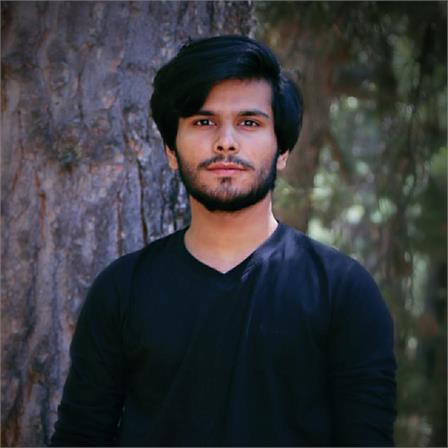
#> input picture Lecture/Saad.png, 448 x 448 px
$ python Lecture10.py   (older library calls are emulated)
#> lines starting #> are read from the running program, lines starting #| are printed output that depends on the picture
# -*- coding: utf-8 -*-
"""
Created on Wed Mar 24 15:02:34 2021

@author: Saad  Ishtiaq
"""

import cv2
import numpy as np
import matplotlib.pyplot as plt


#Gaussian Noise


img=cv2.imread('Saad.png',0)
#> img: shape (448, 448); min 0, max 245, mean 58.9

#Generate Gaussian Noise
gauss_noise= np.random.normal(0,1,img.shape)
#Changed float to int
gauss_noise= gauss_noise.astype('uint8')
# img= img.astype("float64")
plt.imshow(img,cmap="gray")
plt.show()
plt.close()


noise_img=cv2.add(img,gauss_noise)
# Histogram BeforeNoice
plt.hist(img.ravel(),bins=100)
plt.show()
#> figure, not shown here; tallest bar 46756 high, from x = 19.6 to 22.05
plt.close()

# Histogram afterNoice
plt.hist(noise_img.ravel(),bins=100)
plt.show()
#> figure, not shown here; tallest bar 38251 high, from x = 20.4 to 22.95
plt.close()

plt.imshow(noise_img,cmap='gray')
plt.show()
plt.close()


#Salt and Pepper Noise

import random
impulseNoise= np.zeros(img.shape,dtype=np.uint8)
r,c=img.shape
#> r = 448; c = 448

prob=0.08
thresh=1-prob

for i in range(r):
    for j in range(c):
        rand=random.random()
        if rand<prob :
            impulseNoise[i][j]=0
        elif rand>thresh:
            impulseNoise[i][j]=255
        else:
            impulseNoise[i][j]=img[i][j]


# Histogram BeforeNoice
plt.hist(img.ravel(),bins=100)
plt.show()
plt.close()
#Histogram
plt.hist(impulseNoise.ravel(),bins=100)
plt.show()
#> figure, not shown here; tallest bar 39165 high, from x = 20.4 to 22.95
plt.close()


plt.imshow(impulseNoise,cmap='gray')
plt.show()
plt.close()


# MedianFiltering  Built-in Function
medianImage=cv2.medianBlur(impulseNoise,3)
plt.imshow(medianImage,cmap='gray')
plt.show()
plt.close()


# UsamaAnotherTry of Median Filter------Successful
kerelArray=np.zeros((9),dtype=np.float)
rows,columns=impulseNoise.shape
#> rows = 448; columns = 448
new_img=np.zeros((rows+2,columns+2),dtype=np.uint8)
for j in range(columns+1):
    new_img[0][j]=0
    new_img[rows+1][j]=0
#> new_img: shape (450, 450); every value is 0

for i in range(rows+1):
    new_img[i][0]=0
    new_img[i][columns+1]=0

for i in range(rows):
    for j in range(columns):
        new_img[i+1][j+1]=impulseNoise[i][j]
        kerelArray[0]=new_img[i-1][j-1]
        kerelArray[1]=new_img[i-1][j]
        kerelArray[2]=new_img[i-1][j+1]
        kerelArray[3]=new_img[i][j-1]
        kerelArray[4]=new_img[i][j]
        kerelArray[5]=new_img[i][j+1]
        kerelArray[6]=new_img[i+1][j-1]
        kerelArray[7]=new_img[i+1][j]
        kerelArray[8]=new_img[i+1][j+1]
        kerelArray=np.sort(kerelArray)
        new_img[i][j]=kerelArray[4]
#> after the loop, kerelArray = [0, 0, 21, 21, 21, 21, 59, 64, 78]
plt.imshow(new_img,cmap="gray")
plt.show()
plt.close()


# Weighted Average filter
kerelArray=np.zeros((3,3),dtype=np.float)
kerelArray[0][0]=1
kerelArray[0][1]=2
kerelArray[0][2]=1
kerelArray[1][0]=2
kerelArray[1][1]=4
kerelArray[1][2]=2
kerelArray[2][0]=1
kerelArray[2][1]=2
kerelArray[2][2]=1

rows,columns=impulseNoise.shape
new_img=np.zeros((rows,columns),dtype=np.float)
for i in range(1,rows-1):
    for j in range(1,columns-1):
        new_img[i][j]=(1/16)*(kerelArray[0][0]*impulseNoise[i-1][j-1]+kerelArray[0][1]*impulseNoise[i-1][j]+kerelArray[0][2]*impulseNoise[i-1][j+1]+kerelArray[1][0]*impulseNoise[i][j-1]+kerelArray[1][1]*impulseNoise[i][j]+kerelArray[1][2]*impulseNoise[i][j+1]+kerelArray[2][0]*impulseNoise[i+1][j-1]+kerelArray[2][1]*impulseNoise[i+1][j]+kerelArray[2][2]*impulseNoise[i+1][j+1])
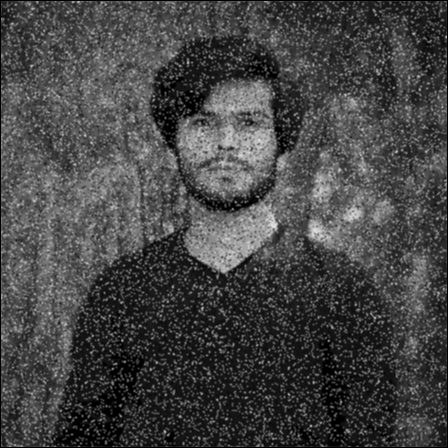
#> new_img: shape (448, 448) float64; min 0, max 229.1, mean 69.2
plt.imshow(new_img,cmap="gray")
plt.show()
plt.close()


# Usama Average filter
kerelArray=np.zeros((3,3),dtype=np.float)
kerelArray[0][0]=1
kerelArray[0][1]=1
kerelArray[0][2]=1
kerelArray[1][0]=1
kerelArray[1][1]=1
kerelArray[1][2]=1
kerelArray[2][0]=1
kerelArray[2][1]=1
kerelArray[2][2]=1

rows,columns=impulseNoise.shape
new_img=np.zeros((rows,columns),dtype=np.float)
for i in range(1,rows-1):
    for j in range(1,columns-1):
        new_img[i][j]=(1/9)*(kerelArray[0][0]*impulseNoise[i-1][j-1]+kerelArray[0][1]*impulseNoise[i-1][j]+kerelArray[0][2]*impulseNoise[i-1][j+1]+kerelArray[1][0]*impulseNoise[i][j-1]+kerelArray[1][1]*impulseNoise[i][j]+kerelArray[1][2]*impulseNoise[i][j+1]+kerelArray[2][0]*impulseNoise[i+1][j-1]+kerelArray[2][1]*impulseNoise[i+1][j]+kerelArray[2][2]*impulseNoise[i+1][j+1])
plt.imshow(new_img,cmap="gray")
plt.show()
plt.close()


# Gaussian Filter
import cv2 as cv
import numpy as np
import matplotlib.pyplot as plt


im=cv.imread('Saad.png',0)
# Image Reading
plt.imshow(im,cmap="gray")
plt.show()
plt.close()
kerelArray=np.zeros((3,3),dtype=np.float)
# Sigma Value
sigma=1
# To Calculate Values
sum=0
for i in range(-1,2):
    for j in range(-1,2):
        kerelArray[i+1][j+1]=(1/(2*3.14*pow(sigma,2)))*(pow(2.718,((-(pow(i,2)+pow(j,2)))/(2*pow(sigma,2)))))
        sum=sum+kerelArray[i+1][j+1]
#> after the loop, sum = 0.78
rows,columns=im.shape
new_img=np.zeros((rows,columns),dtype=np.float)
for i in range(1,rows-1):
    for j in range(1,columns-1):
        new_img[i][j]=(1/sum)*(kerelArray[0][0]*im[i-1][j-1]+kerelArray[0][1]*im[i-1][j]+kerelArray[0][2]*im[i-1][j+1]+kerelArray[1][0]*im[i][j-1]+kerelArray[1][1]*im[i][j]+kerelArray[1][2]*im[i][j+1]+kerelArray[2][0]*im[i+1][j-1]+kerelArray[2][1]*im[i+1][j]+kerelArray[2][2]*im[i+1][j+1])
plt.imshow(new_img,cmap="gray")
plt.show()
plt.close()


# Generate Poisson Noise
import numpy as np
import random
import cv2
import matplotlib.pyplot as plt
img = cv2.imread('original.png',0)
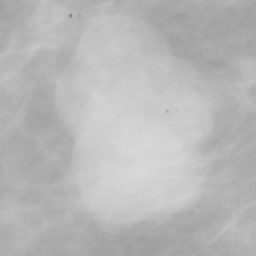
#> input picture Lecture/original.png, 128 x 128 px (shown 2 times larger)
#> img is the input picture: shape (128, 128); min 134, max 217, mean 183.9

noisy_img = np.zeros(img.shape,np.uint8)

# 10=value of lembda, img.shape=size
poisson_noise=np.random.poisson(10,img.shape)

# To make both compatible
poisson_noise=poisson_noise.astype(np.uint8)
noisy_img = img + poisson_noise


plt.imshow(img,cmap="gray")
plt.show()
plt.close()


plt.imshow(noisy_img,cmap="gray")
plt.show()
plt.close()


# Generate Speckle Noise
import numpy as np
import random
import cv2
import matplotlib.pyplot as plt

img = cv2.imread('original.png',0)
r,c = img.shape
#> r = 128; c = 128
speckle_noise = np.random.normal(0,1,img.shape)
speckle_img =  img + img * speckle_noise

# To add a percentage of speckle noise
# speckle_img =  img + img *(.1* speckle_noise)


speckle_img = speckle_img.astype(np.uint8)
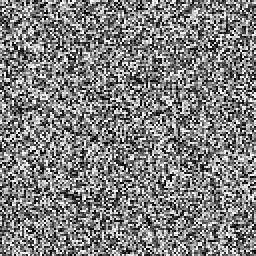
#> speckle_img: shape (128, 128) (shown 2 times larger); min 0, max 255, mean 127.3


plt.imshow(img,cmap="gray")
plt.show()
plt.close()

plt.imshow(speckle_img,cmap="gray")
plt.show()
plt.close()


import numpy as np
import cv2
from matplotlib import pyplot as plt
from skimage.util import random_noise


img = cv2.imread('original.png',0)
gauss = random_noise(img, mode='gaussian')
salt_pepper = random_noise(img, mode='s&p')
poisson =random_noise(img,mode='poisson')
speckle=random_noise(img,mode='speckle')


plt.subplot(231), plt.axis('off'), plt.imshow(img), plt.title('Origin')
plt.subplot(232), plt.axis('off'), plt.imshow(gauss), plt.title('Gaussian')
plt.subplot(233), plt.axis('off'), plt.imshow(salt_pepper), plt.title('Salt & Pepper')
plt.subplot(234), plt.axis('off'), plt.imshow(poisson), plt.title('poisson')
plt.subplot(235), plt.axis('off'), plt.imshow(speckle), plt.title('speckle')

# [19 lines of commented-out code are left out]


plt.show();
plt.close()


#HistogramEqualization-----looks like contrast streching but different

import cv2
import numpy as np
import matplotlib.pyplot as plt
img=cv2.imread('original.png',0)
#Generate Gaussian Noise


# Histogram Before
plt.imshow(img,cmap="gray")
plt.show()
plt.close()

plt.hist(img.ravel(),bins=100)
plt.show()
#> figure, not shown here; tallest bar 597 high, from x = 174.7 to 175.5
plt.close()

new_Image=cv2.equalizeHist(img)
# Histogram after
plt.hist(new_Image.ravel(),bins=100)
plt.show()
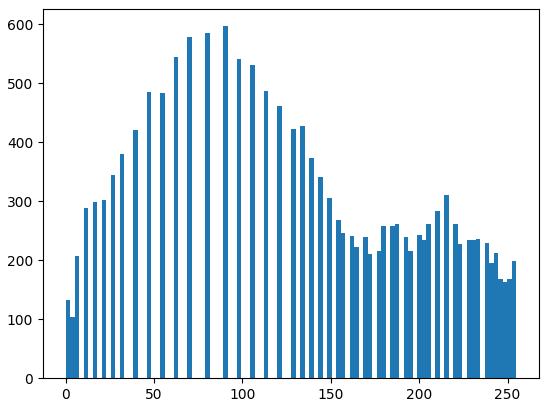
#> figure drawn by matplotlib, 1 panel; tallest bar 597 high, from x = 89.25 to 91.8
plt.close()
plt.imshow(new_Image,cmap='gray')
plt.show()
plt.close()


# Ma'am Method of Contrast streching
import numpy as np
import random
import cv2
import matplotlib.pyplot as plt

img = cv2.imread('original.png',0)
r,c=img.shape
i=0
j=0

MP=255
a= img.min()
#> a = 134
b= img.max()
#> b = 217
R=b-a
#> R = 83

new_im=np.zeros((r,c),dtype=np.float)
for i in range(r):
    for j in range(c):
         new_im[i][j]=((img[i][j]-a)/R)*MP
         new_im[i][j]= round(new_im[i][j])
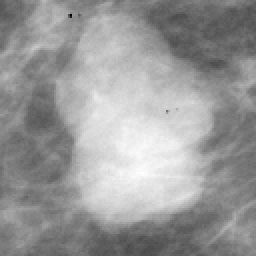
#> new_im: shape (128, 128) float64 (shown 2 times larger); min 0, max 255, mean 153.2


plt.imshow(img,cmap="gray")
plt.show()
plt.close()
# Histogram Before
plt.hist(img.ravel(),bins=100)
plt.show()
plt.close()

plt.imshow(new_im,cmap="gray")
plt.show()
plt.close()
# Histogram After
plt.hist(new_im.ravel(),bins=100)
plt.show()
#> figure, not shown here; tallest bar 597 high, from x = 124.9 to 127.5
plt.close()


# Ma'am Method of Contrast/Image Enhancement
import numpy as np
import random
import cv2
import matplotlib.pyplot as plt

img = cv2.imread('original.png',0)
r,c=img.shape
i=0
j=0

new_im=np.zeros((r,c),dtype=np.float)
for i in range(r):
    for j in range(c):
         new_im[i][j]=(255-img[i][j])
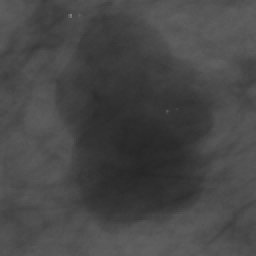
#> new_im: shape (128, 128) float64 (shown 2 times larger); min 38, max 121, mean 71.1

plt.imshow(img,cmap="gray")
plt.show()
plt.close()
# Histogram Before
plt.hist(img.ravel(),bins=100)
plt.show()
plt.close()

plt.imshow(new_im,cmap="gray")
plt.show()
plt.close()
# Histogram After
plt.hist(new_im.ravel(),bins=100)
plt.show()
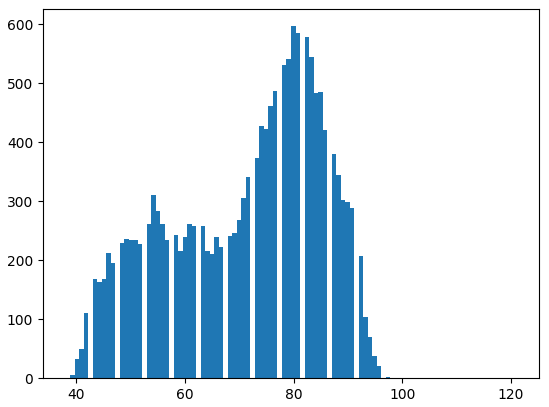
#> figure drawn by matplotlib, 1 panel; tallest bar 597 high, from x = 79.5 to 80.33
plt.close()
